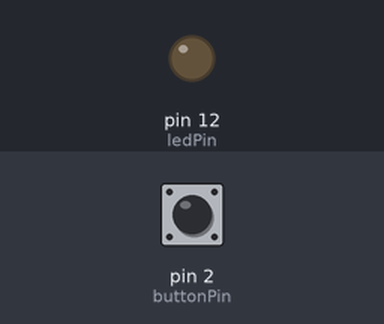
The sketch below on a simulated Arduino Uno, built with avr-gcc and run on an emulated ATmega328P. On the bench: output pins drawn as LEDs (lit = HIGH). The test bench sets the inputs (shaded band); at power-on: pin 2 (buttonPin) LOW.

Above: at 1.2 s.
1.3 s: pin 2 (buttonPin) pulled HIGH for 0.15 s
At 1.37 s:
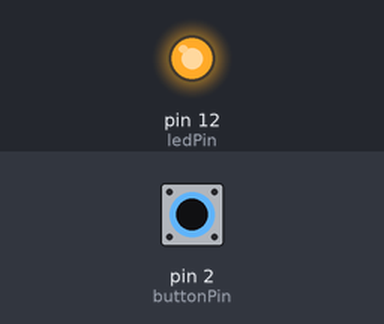
4.4 s: pin 2 (buttonPin) pulled HIGH for 3.2 s
At 8.9 s:
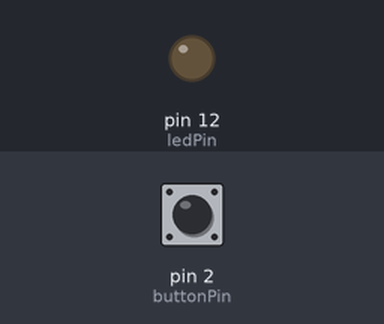
Timing chart, 0 to 10.4 s (numbered marks = the images above; inputs shaded):
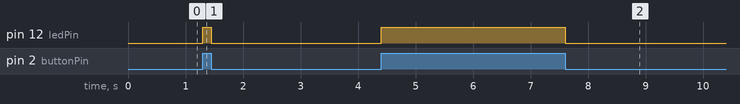

Measured:
- after the input at 1.3 s, pin 12 (ledPin): LOW → HIGH at once, → LOW 0.15 s later
- after the input at 4.4 s, pin 12 (ledPin): LOW → HIGH at once, → LOW 3.2 s later

The sketch:

RXundTX2.ino
```cpp
#include<SoftwareSerial.h>
int ledPin =  12;

int buttonPin = 2;
int buttonState = 0;

int data;

void setup() {
  // put your setup code here, to run once:
 Serial.begin(9600);
pinMode(ledPin, OUTPUT);
pinMode(buttonPin, INPUT);
}

void loop() {
  buttonState = digitalRead(buttonPin);

 while(Serial.available()){
  data = Serial.read(); //Read the serial data and store it
  Serial.println(data);
  }

  if(buttonState == HIGH){
    digitalWrite(ledPin, HIGH);
  } else {
    digitalWrite(ledPin, LOW);
  }
  delay(1);
}
```
